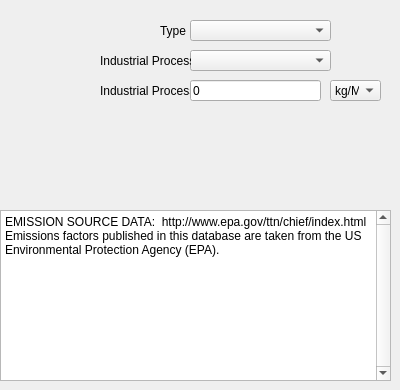
    <widget class="QWidget" name="tab_5">
     <attribute name="title">
      <string>Emission</string>
     </attribute>
     <widget class="QPlainTextEdit" name="plainTextEdit">
      <property name="geometry">
       <rect>
        <x>0</x>
        <y>210</y>
        <width>391</width>
        <height>171</height>
       </rect>
      </property>
      <property name="verticalScrollBarPolicy">
       <enum>Qt::ScrollBarAlwaysOn</enum>
      </property>
      <property name="plainText">
       <string>EMISSION SOURCE DATA:  http://www.epa.gov/ttn/chief/index.html
Emissions factors published in this database are taken from the US Environmental Protection Agency (EPA).   </string>
      </property>
     </widget>
     <widget class="QComboBox" name="comboBox">
      <property name="geometry">
       <rect>
        <x>190</x>
        <y>20</y>
        <width>141</width>
        <height>21</height>
       </rect>
      </property>
      <item>
       <property name="text">
        <string/>
       </property>
      </item>
      <item>
       <property name="text">
        <string>PM10</string>
       </property>
      </item>
     </widget>
     <widget class="QLabel" name="label_13">
      <property name="geometry">
       <rect>
        <x>160</x>
        <y>20</y>
        <width>31</width>
        <height>21</height>
       </rect>
      </property>
      <property name="text">
       <string>Type</string>
      </property>
     </widget>
     <widget class="QComboBox" name="comboBox_2">
      <property name="geometry">
       <rect>
        <x>190</x>
        <y>50</y>
        <width>141</width>
        <height>21</height>
       </rect>
      </property>
      <item>
       <property name="text">
        <string/>
       </property>
      </item>
      <item>
       <property name="text">
        <string>Conveyor Transfer Points Controlled</string>
       </property>
      </item>
      <item>
       <property name="text">
        <string>Conveyor Transfer Points Uncontrolled</string>
       </property>
      </item>
      <item>
       <property name="text">
        <string>Fines Crushing Controled</string>
       </property>
      </item>
      <item>
       <property name="text">
        <string>Fines Crushing Uncontrolled</string>
       </property>
      </item>
      <item>
       <property name="text">
        <string>Screening Controled</string>
       </property>
      </item>
      <item>
       <property name="text">
        <string>Screening Uncontrolled</string>
       </property>
      </item>
      <item>
       <property name="text">
        <string>Tertiary Crushing Controled</string>
       </property>
      </item>
      <item>
       <property name="text">
        <string>Tertiary Crushing Uncontrolled</string>
       </property>
      </item>
     </widget>
     <widget class="QLabel" name="label_14">
      <property name="geometry">
       <rect>
        <x>100</x>
        <y>50</y>
        <width>91</width>
        <height>21</height>
       </rect>
      </property>
      <property name="text">
       <string>Industrial Process</string>
      </property>
     </widget>
     <widget class="QComboBox" name="comboBox_3">
      <property name="geometry">
       <rect>
        <x>330</x>
        <y>80</y>
        <width>51</width>
        <height>21</height>
       </rect>
      </property>
      <item>
       <property name="text">
        <string>kg/MT</string>
       </property>
      </item>
      <item>
       <property name="text">
        <string>lbs/ton</string>
       </property>
      </item>
     </widget>
     <widget class="QLabel" name="label_17">
      <property name="geometry">
       <rect>
        <x>100</x>
        <y>80</y>
        <width>91</width>
        <height>21</height>
       </rect>
      </property>
      <property name="text">
       <string>Industrial Process</string>
      </property>
     </widget>
     <widget class="QLineEdit" name="lineEdit_4">
      <property name="geometry">
       <rect>
        <x>190</x>
        <y>80</y>
        <width>131</width>
        <height>21</height>
       </rect>
      </property>
      <property name="text">
       <string>0</string>
      </property>
      <property name="readOnly">
       <bool>true</bool>
      </property>
     </widget>
    </widget>
